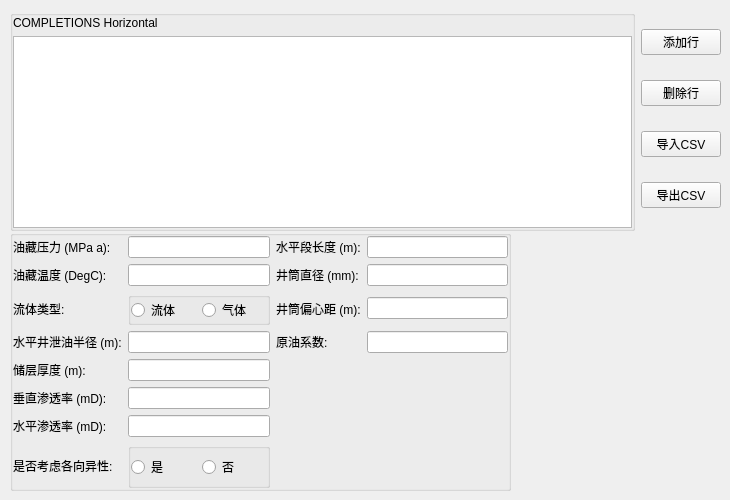
           <widget class="QWidget" name="tab">
            <attribute name="title">
             <string>Tab 1</string>
            </attribute>
            <widget class="QWidget" name="layoutWidget">
             <property name="geometry">
              <rect>
               <x>10</x>
               <y>10</y>
               <width>711</width>
               <height>221</height>
              </rect>
             </property>
             <layout class="QHBoxLayout" name="horizontalLayout_6">
              <item>
               <widget class="QGroupBox" name="groupBox_14">
                <property name="title">
                 <string/>
                </property>
                <layout class="QGridLayout" name="gridLayout_24">
                 <property name="leftMargin">
                  <number>0</number>
                 </property>
                 <property name="topMargin">
                  <number>0</number>
                 </property>
                 <property name="rightMargin">
                  <number>0</number>
                 </property>
                 <property name="bottomMargin">
                  <number>0</number>
                 </property>
                 <item row="2" column="0">
                  <widget class="QTableView" name="compHTV"/>
                 </item>
                 <item row="1" column="0">
                  <widget class="QLabel" name="label_36">
                   <property name="text">
                    <string>COMPLETIONS Horizontal</string>
                   </property>
                  </widget>
                 </item>
                </layout>
               </widget>
              </item>
              <item>
               <layout class="QVBoxLayout" name="verticalLayout_4">
                <item>
                 <widget class="QPushButton" name="addRowCompH">
                  <property name="text">
                   <string>添加行</string>
                  </property>
                 </widget>
                </item>
                <item>
                 <widget class="QPushButton" name="deleteRowCompH">
                  <property name="text">
                   <string>删除行</string>
                  </property>
                 </widget>
                </item>
                <item>
                 <widget class="QPushButton" name="importCSVCompH">
                  <property name="text">
                   <string>导入CSV</string>
                  </property>
                 </widget>
                </item>
                <item>
                 <widget class="QPushButton" name="exportCSVCompH">
                  <property name="text">
                   <string>导出CSV</string>
                  </property>
                 </widget>
                </item>
               </layout>
              </item>
             </layout>
            </widget>
            <widget class="QGroupBox" name="groupBox_3">
             <property name="geometry">
              <rect>
               <x>10</x>
               <y>230</y>
               <width>501</width>
               <height>261</height>
              </rect>
             </property>
             <property name="title">
              <string/>
             </property>
             <layout class="QGridLayout" name="gridLayout_32">
              <property name="leftMargin">
               <number>0</number>
              </property>
              <property name="topMargin">
               <number>0</number>
              </property>
              <property name="rightMargin">
               <number>0</number>
              </property>
              <property name="bottomMargin">
               <number>0</number>
              </property>
              <item row="0" column="0">
               <widget class="QLabel" name="label_5">
                <property name="text">
                 <string>油藏压力 (MPa a):</string>
                </property>
               </widget>
              </item>
              <item row="0" column="1">
               <widget class="QLineEdit" name="lineEdit"/>
              </item>
              <item row="0" column="2">
               <widget class="QLabel" name="label_15">
                <property name="text">
                 <string>水平段长度 (m):</string>
                </property>
               </widget>
              </item>
              <item row="0" column="3">
               <widget class="QLineEdit" name="lineEdit_7"/>
              </item>
              <item row="1" column="0">
               <widget class="QLabel" name="label_6">
                <property name="text">
                 <string>油藏温度 (DegC):</string>
                </property>
               </widget>
              </item>
              <item row="1" column="1">
               <widget class="QLineEdit" name="lineEdit_2"/>
              </item>
              <item row="1" column="2">
               <widget class="QLabel" name="label_16">
                <property name="text">
                 <string>井筒直径 (mm):</string>
                </property>
               </widget>
              </item>
              <item row="1" column="3">
               <widget class="QLineEdit" name="lineEdit_8"/>
              </item>
              <item row="2" column="0">
               <widget class="QLabel" name="label_7">
                <property name="text">
                 <string>流体类型:</string>
                </property>
               </widget>
              </item>
              <item row="2" column="1">
               <widget class="QGroupBox" name="groupBox_4">
                <property name="title">
                 <string/>
                </property>
                <layout class="QGridLayout" name="gridLayout_30">
                 <property name="leftMargin">
                  <number>0</number>
                 </property>
                 <property name="topMargin">
                  <number>0</number>
                 </property>
                 <property name="rightMargin">
                  <number>0</number>
                 </property>
                 <property name="bottomMargin">
                  <number>0</number>
                 </property>
                 <item row="0" column="0">
                  <widget class="QRadioButton" name="radioButton">
                   <property name="text">
                    <string>流体</string>
                   </property>
                  </widget>
                 </item>
                 <item row="0" column="1">
                  <widget class="QRadioButton" name="radioButton_2">
                   <property name="text">
                    <string>气体</string>
                   </property>
                  </widget>
                 </item>
                </layout>
               </widget>
              </item>
              <item row="2" column="2">
               <widget class="QLabel" name="label_17">
                <property name="text">
                 <string>井筒偏心距 (m):</string>
                </property>
               </widget>
              </item>
              <item row="2" column="3">
               <widget class="QLineEdit" name="lineEdit_9"/>
              </item>
              <item row="3" column="0">
               <widget class="QLabel" name="label_8">
                <property name="text">
                 <string>水平井泄油半径 (m):</string>
                </property>
               </widget>
              </item>
              <item row="3" column="1">
               <widget class="QLineEdit" name="lineEdit_3"/>
              </item>
              <item row="3" column="2">
               <widget class="QLabel" name="label_18">
                <property name="text">
                 <string>原油系数:</string>
                </property>
               </widget>
              </item>
              <item row="3" column="3">
               <widget class="QLineEdit" name="lineEdit_10"/>
              </item>
              <item row="4" column="0">
               <widget class="QLabel" name="label_9">
                <property name="text">
                 <string>储层厚度 (m):</string>
                </property>
               </widget>
              </item>
              <item row="4" column="1">
               <widget class="QLineEdit" name="lineEdit_4"/>
              </item>
              <item row="5" column="0">
               <widget class="QLabel" name="label_10">
                <property name="text">
                 <string>垂直渗透率 (mD):</string>
                </property>
               </widget>
              </item>
              <item row="5" column="1">
               <widget class="QLineEdit" name="lineEdit_5"/>
              </item>
              <item row="6" column="0">
               <widget class="QLabel" name="label_13">
                <property name="text">
                 <string>水平渗透率 (mD):</string>
                </property>
               </widget>
              </item>
              <item row="6" column="1">
               <widget class="QLineEdit" name="lineEdit_6"/>
              </item>
              <item row="7" column="0">
               <widget class="QLabel" name="label_14">
                <property name="text">
                 <string>是否考虑各向异性:</string>
                </property>
               </widget>
              </item>
              <item row="7" column="1">
               <widget class="QGroupBox" name="groupBox_5">
                <property name="title">
                 <string/>
                </property>
                <layout class="QGridLayout" name="gridLayout_31">
                 <property name="leftMargin">
                  <number>0</number>
                 </property>
                 <property name="topMargin">
                  <number>0</number>
                 </property>
                 <property name="rightMargin">
                  <number>0</number>
                 </property>
                 <property name="bottomMargin">
                  <number>0</number>
                 </property>
                 <item row="0" column="0">
                  <widget class="QRadioButton" name="radioButton_3">
                   <property name="text">
                    <string>是</string>
                   </property>
                  </widget>
                 </item>
                 <item row="0" column="1">
                  <widget class="QRadioButton" name="radioButton_4">
                   <property name="text">
                    <string>否</string>
                   </property>
                  </widget>
                 </item>
                </layout>
               </widget>
              </item>
             </layout>
            </widget>
           </widget>
